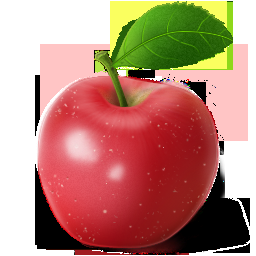
%> input picture paper/slide/apple_red.png, 256 x 256 px
$ octave slide_decomp.m   (GNU Octave 9; MATLAB toolbox functions it lacks are replaced by stand-ins)
%> lines starting %> are read from the running program, lines starting %| are printed output that depends on the picture; in (x1, y1, x2, y2) boxes, pixels count from 0 and x2, y2 are one past the last pixel; in counts of white or black regions, pixels touching at a corner belong together; the program's own positions count from 1
rgb = imread('apple_red.png');
%> rgb is the input picture: size 256x256x3 uint8; mean R, G, B 184.1, 134.8, 119.7
[x,y,z] = size(rgb);
%> x = 256; y = 256; z = 3

I = rgb2gray(rgb);
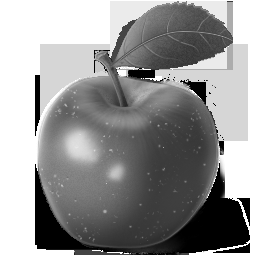
%> I: size 256x256 uint8; min 0, max 255, mean 147.8
C = rgb-I;
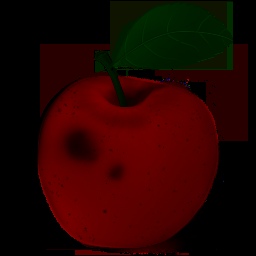
%> C: size 256x256x3 uint8; mean R, G, B 39.6, 4, 0

for i = 1:x
    for j = 1:y
        if C(x,y,:) == [0;0;0]
            C(x,y,:) = [1;1;1];
        end
    end
end
%> C: size 256x256x3 uint8; under 0.01% of pixels changed, all inside (x1, y1, x2, y2) = (255, 255, 256, 256)

figure;
imshow(rgb);
figure;
imshow(C);
figure;
imshow(I);

% yuv = rgb2ycbcr(rgb);
% imshow(yuv(:,:,3));
